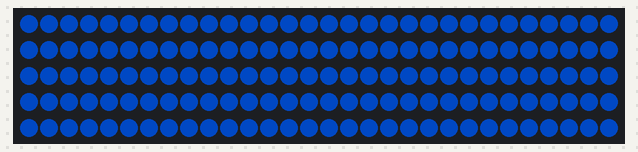
This sketch was run on a simulated Arduino Uno, built with avr-gcc and run on an emulated ATmega328P. On the bench: 150 RGB LEDs in strip order, left to right, continuing on the next row. Dim RGB values are drawn brighter than linear.

Above: at 1.0 s.

The sketch:

Constant.ino
```cpp
#include <FastLED.h>

#define LED_PIN 7
#define COLOR_ORDER GRB
#define CHIPSET WS2811
#define NUM_LEDS 150
CRGB leds[NUM_LEDS];
#define seizureTime 25

void setup() {
  FastLED.addLeds<CHIPSET, LED_PIN, COLOR_ORDER>(leds, NUM_LEDS);

}

void loop() {
  for(int i = 0; i < NUM_LEDS; i = i + 1){
    leds[i].setRGB(0, 34, 93);
    FastLED.show();
  }

}
```
